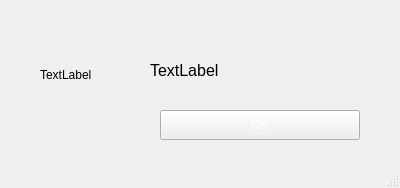
<?xml version="1.0" encoding="UTF-8"?>
<ui version="4.0">
 <class>MainWindow</class>
 <widget class="QMainWindow" name="MainWindow">
  <property name="geometry">
   <rect>
    <x>0</x>
    <y>0</y>
    <width>400</width>
    <height>188</height>
   </rect>
  </property>
  <property name="windowTitle">
   <string>MainWindow</string>
  </property>
  <widget class="QWidget" name="centralwidget">
   <widget class="QPushButton" name="ok_button">
    <property name="geometry">
     <rect>
      <x>160</x>
      <y>110</y>
      <width>200</width>
      <height>30</height>
     </rect>
    </property>
    <property name="palette">
     <palette>
      <active>
       <colorrole role="ButtonText">
        <brush brushstyle="SolidPattern">
         <color alpha="255">
          <red>255</red>
          <green>255</green>
          <blue>255</blue>
         </color>
        </brush>
       </colorrole>
      </active>
      <inactive>
       <colorrole role="ButtonText">
        <brush brushstyle="SolidPattern">
         <color alpha="255">
          <red>255</red>
          <green>255</green>
          <blue>255</blue>
         </color>
        </brush>
       </colorrole>
      </inactive>
      <disabled>
       <colorrole role="ButtonText">
        <brush brushstyle="SolidPattern">
         <color alpha="255">
          <red>120</red>
          <green>120</green>
          <blue>120</blue>
         </color>
        </brush>
       </colorrole>
      </disabled>
     </palette>
    </property>
    <property name="text">
     <string>OK</string>
    </property>
   </widget>
   <widget class="QLabel" name="event_label">
    <property name="geometry">
     <rect>
      <x>150</x>
      <y>30</y>
      <width>211</width>
      <height>81</height>
     </rect>
    </property>
    <property name="font">
     <font>
      <pointsize>12</pointsize>
     </font>
    </property>
    <property name="text">
     <string>TextLabel</string>
    </property>
   </widget>
   <widget class="QLabel" name="label">
    <property name="geometry">
     <rect>
      <x>40</x>
      <y>30</y>
      <width>90</width>
      <height>90</height>
     </rect>
    </property>
    <property name="text">
     <string>TextLabel</string>
    </property>
   </widget>
  </widget>
  <widget class="QMenuBar" name="menubar">
   <property name="geometry">
    <rect>
     <x>0</x>
     <y>0</y>
     <width>400</width>
     <height>21</height>
    </rect>
   </property>
  </widget>
  <widget class="QStatusBar" name="statusbar"/>
 </widget>
 <resources/>
 <connections/>
</ui>
